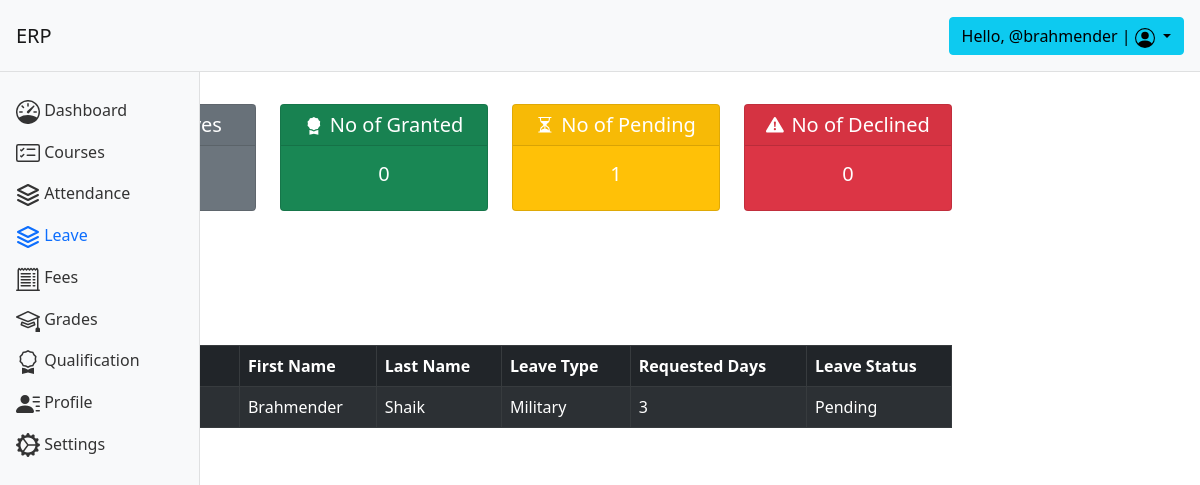
/user/leave/ (signed in), run on an earlier commit of the app's database.
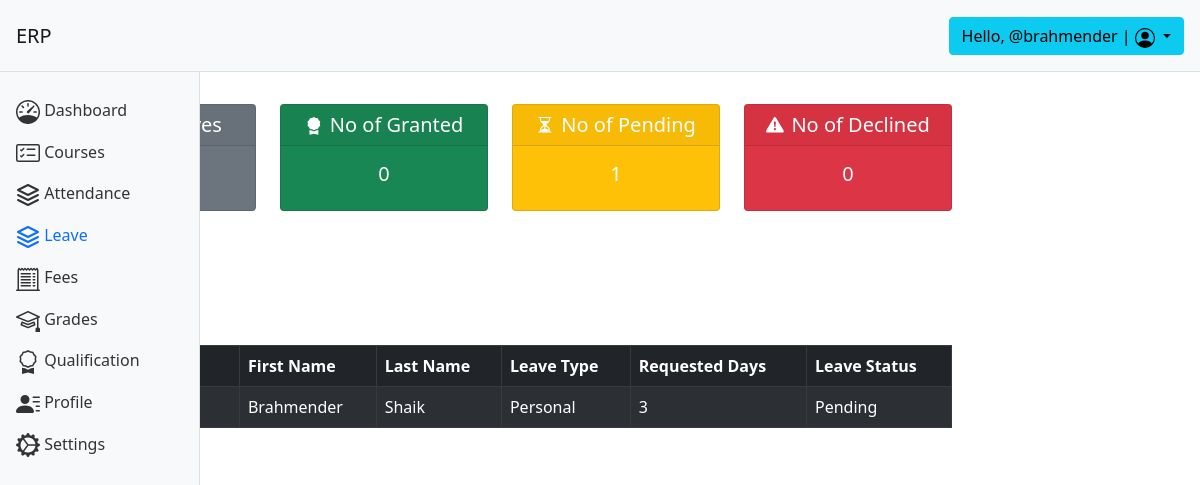
And on a later commit of the database.
### leave/models.py (models this page shows, shortened)
class NonTeachingLeave(models.Model):
    class LeaveRequestChoices(models.TextChoices):
        Personal_Leave = 'Personal'
        Annual_Leave = 'Annual'
        Military_Leave = 'Military'
        Pregnancy_Disability_Leave = 'PDL'
    class LeaveStatusChoices(models.TextChoices):
        Pending_Status = 'Pending'
        Approved_Status = 'Approved'
        Declined_Status = 'Declined'
        Cancelled_Status = 'Cancelled'
    e_id = models.ForeignKey(NonTeaching, on_delete=models.CASCADE)
    first_name = models.CharField(max_length=200)
    last_name = models.CharField(max_length=200)
    leave_type = models.CharField(max_length=10, choices=LeaveRequestChoices.choices)
    start_date = models.DateField(help_text='Leave begin date')
    end_date = models.DateField(help_text='Leave end date')
    requested_days = models.PositiveIntegerField(default=0, help_text='Total no of leave days requested')
    leave_Status = models.CharField(max_length=10, choices=LeaveStatusChoices.choices, default=LeaveStatusChoices.Pending_Status)
    reason = models.CharField(max_length=500, null=True)

### base/decorators.py (the view)
		def wrapper_func(request, *args, **kwargs):
			group = None
			if request.user.groups.exists():
				group = request.user.groups.all()[0].name
			if group in roles:
				return view_func(request, *args, **kwargs)
			else:
				return HttpResponse('You are not authorized to view this page')

### base/models.py (called while the page is built)
    def __str__(self):
        return self.first_name+' '+self.last_name

### base/templatetags/base_extras.py (called while the page is built)
@register.filter(name='has_group')
def has_group(user, group_name):
    group = Group.objects.get(name=group_name)
    return True if group in user.groups.all() else False

### base/templates/base/leave.html (shortened to what this page needs)
{% extends 'base/home.html' %}
{% load bootstrap3 %}
{% block content %}
<div>
    <div class="container">
        <div class="row mb-5">
            <div class="col-sm">
                <div class="card bg-secondary text-white mt-2">
                    <h5 class="card-header" style="text-align:center;">
                    </h5>
                    <div class="card-body" style="text-align:center;">
                        <h5 class="card-title">{{total_leaves}}</h5>
                    </div>
                </div>
            </div>
            <div class="col-sm">
                <div class="card bg-success text-white mt-2">
                    <h5 class="card-header" style="text-align:center;">
                         No of Granted
                    </h5>
                    <div class="card-body" style="text-align:center;">
                        <h5 class="card-title">{{no_of_leaves_granted}}</h5>
                    </div>
                </div>
            </div>
            <div class="col-sm">
                <div class="card bg-warning text-white mt-2">
                    <h5 class="card-header" style="text-align:center;">
                         No of Pending
                    </h5>
                    <div class="card-body" style="text-align:center;">
                        <h5 class="card-title">{{no_of_leaves_pending}}</h5>
                    </div>
                </div>
            </div>
            <div class="col-sm">
                <div class="card bg-danger text-white mt-2">
                    <h5 class="card-header" style="text-align:center;">
                         No of Declined
                    </h5>
                    <div class="card-body" style="text-align:center;">
                        <h5 class="card-title">{{no_of_leaves_declined}}</h5>
                    </div>
                </div>
            </div>
        </div>
        <div>
            <a class="btn btn-outline-primary mb-5" href="{% url 'apply_leave' %}">Apply Leave</a>
        </div>
        <div class="col">
            <table class="table  table-dark table-striped table-bordered table-hover rounded">
                <thead class="thead-light text-white">
                    <tr>
                        <th scope="col">E_Id</th>
                        <th scope="col">First Name</th>
                        <th scope="col">Last Name</th>
                        <th scope="col">Leave Type</th>
                        <th scope="col">Requested Days</th>
                        <th scope="col">Leave Status</th>
                    </tr>
                </thead>
                <tbody>
                    {% for leave in leaves%}
                    <tr>
                        <td>{{leave.e_id}}</td>
                        <td>{{leave.first_name}}</td>
                        <td>{{leave.last_name}}</td>
                        <td>{{leave.leave_type}}</td>
                        <td>{{leave.requested_days}}</td>
                        <td>{{leave.leave_Status}}</td>
                    </tr>
                    {% endfor %}
                </tbody>
            </table>
        </div>
    </div>
</div>
{% endblock %}

### base/templates/base/home.html (shortened to what this page needs)
<!DOCTYPE html>
<html lang="en">
{% load base_extras.py %}
<head>
    <link rel="stylesheet" href="https://stackpath.bootstrapcdn.com/bootstrap/5.0.0-alpha1/css/bootstrap.min.css"
>
    <link rel="stylesheet" href="https://cdn.jsdelivr.net/chartist.js/latest/chartist.min.css">
</head>
<body>
    <nav class="navbar navbar-light bg-light p-3">
        <div class="d-flex col-12 col-md-3 col-lg-2 mb-2 mb-lg-0 flex-wrap flex-md-nowrap justify-content-between">
            <a class="navbar-brand" href="{% url 'dashboard' %}">
                ERP
            </a>
        </div>
        <div class="col-12 col-md-5 col-lg-8 d-flex align-items-center justify-content-md-end mt-3 mt-md-0">
            <div class="dropdown">
                <button class="btn btn-info dropdown-toggle" type="button" id="dropdownMenuButton"
                    data-toggle="dropdown" aria-expanded="false">
                    Hello, @{{request.user}} |
                </button>
            </div>
        </div>
    </nav>
    <div class="container-fluid">
        <div class="row">
            <nav id="sidebar" class="col-md-3 col-lg-2 d-md-block bg-light sidebar collapse">
                <div class="position-sticky">
                    <ul class="nav flex-column">
                        <li class="nav-item">
                            <a class="nav-link {% if request.path == '/user/dashboard/'%} active {% endif %}"
                                aria-current="page" href="{% url 'dashboard' %}">
                                <span class="ml-2">Dashboard</span>
                            </a>
                        </li>
                        <li class="nav-item">
                            <a class="nav-link {% if request.path == '/user/courses/'%} active {% endif %}"
                                href="{% url 'courses'%}">
                                <span class="ml-2">Courses</span>
                            </a>
                        </li>
                        <li class="nav-item">
                            <a class="nav-link {% if request.path == '/user/attendance/'%} active {% endif %}"
                                href="{% url 'attendance' %}">
                                <span class="ml-2">Attendance</span>
                            </a>
                        </li>
                        {% if not request.user|has_group:"admin" %}
                        <li class="nav-item">
                            <a class="nav-link {% if request.path == '/user/leave/'%} active {% endif %}"
                                href="{% url 'leave' %}">
                                <span class="ml-2">Leave</span>
                            </a>
                        </li>
                        {% endif %}
                        <li class="nav-item">
                            <a class="nav-link {% if request.path == '/user/fees/'%} active {% endif %}"
                                href="{% url 'fees' %}">
                                <span class="ml-2">Fees</span>
                            </a>
                        </li>
                        <li class="nav-item">
                            <a class="nav-link {% if request.path == '/user/grades/' %} active {% endif %}"
                                href="{% url 'grades' %}">
                                <span class="ml-2">Grades</span>
                            </a>
                        </li>
                        <li class="nav-item">
                            <a class="nav-link {% if request.path == '/user/qualification/'%} active {% endif %}"
                                href="{% url 'qualification' %}">
                                <span class="ml-2">Qualification</span>
                            </a>
                        </li>
                        <li class="nav-item">
                            <a class="nav-link {% if '/user/profile/' in  request.path %} active {% endif %}"
                                href="{% url 'profile' request.user.id %}">
                                <span class="ml-2">Profile</span>
                            </a>
                        </li>
                        <li class="nav-item">
                            <a class="nav-link {% if request.path == '/user/settings/'%} active {% endif %}"
                                href="{% url 'settings' %}">
                                <span class="ml-2">Settings</span>
                            </a>
                        </li>
                    </ul>
                </div>
            </nav>
            <main class="col-md-9 ml-sm-auto col-lg-10 px-md-4 py-4">
                {% block content %}
                {% endblock %}
            </main>
        </div>
    </div>
</body>
</html>

### base/templates/base/home.html (style rules this page uses)
.sidebar { position: fixed; top: 0; bottom: 0; left: 0; z-index: 100; padding: 90px 0 0; box-shadow: inset -1px 0 0 rgba(0, 0, 0, .1); z-index: 99; }
.navbar { box-shadow: inset 0 -1px 0 rgba(0, 0, 0, .1); }
@media (min-width: 767.98px) { .navbar { top: 0; position: sticky; z-index: 999; } }
.sidebar .nav-link { color: #333; }
.sidebar .nav-link.active { color: #0d6efd; }

What changed in the data, as far as the page shows it:
changed NonTeachingLeave "Brahmender": leave_type "Military" → "Personal"
